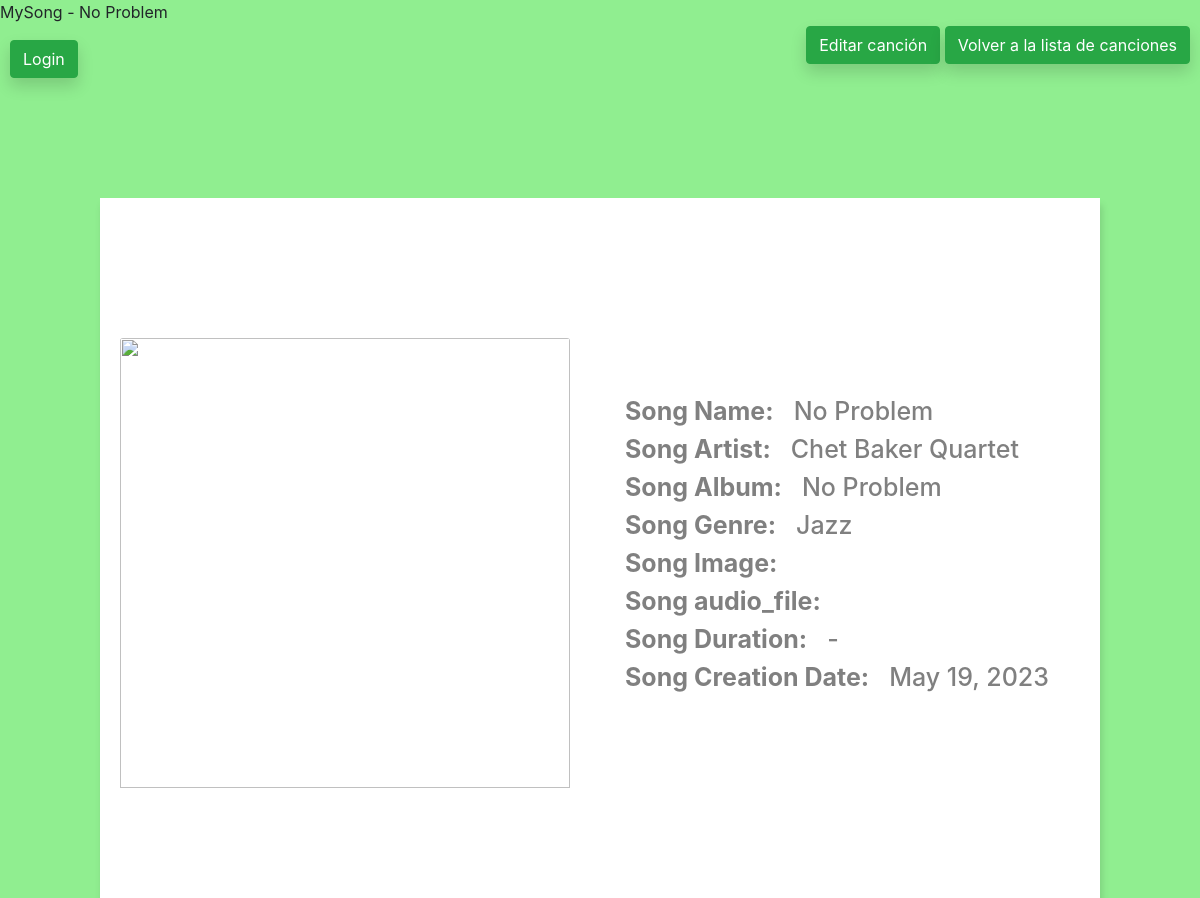
Screenshot of /songs/song/3 with the database file from the repository.
### music_app/models.py (models this page shows, shortened)
class Song(models.Model):
    name = models.TextField(max_length=100)
    author = models.ForeignKey(Author, on_delete=models.CASCADE, related_name="songs")
    album = models.ForeignKey(
        Album,
        on_delete=models.CASCADE,
        related_name="songs",
        null=True,
        blank=True,
    )
    musicalGenre = models.ForeignKey(
        MusicalGenre,
        on_delete=models.CASCADE,
        related_name="songs",
        null=True,
        blank=True,
    )
    image = models.ImageField(null=True, blank=True)
    audio_file = models.FileField(upload_to=song_file_path, blank=True, null=False, default="")
    duration = models.CharField(max_length=10, null=True, blank=True, default="-")
    date = models.DateField(default=date.today)
    class Meta:
        ordering = ["name"]

class Author(models.Model):
    name = models.TextField()
    def __str__(self):
        return self.name

class Album(models.Model):
    title = models.TextField()
    author = models.ForeignKey(
        Author, on_delete=models.PROTECT, related_name="albums", blank=False
    )
    def __str__(self):
        return self.title

class MusicalGenre(models.Model):
    genre = models.TextField(default="Other")
    def __str__(self):
        return self.genre

### music_app/views.py (the view)
# urls.py: path("song/<int:pk>", views.SongDetail.as_view(), name="song_details"),
class SongDetail(DetailView):
    model = Song
    template_name = "songs/details.html"
    context_object_name = "song"
    def get_context_data(self, **kwargs):
        context = super(SongDetail, self).get_context_data(**kwargs)
        return context

### music_app/templates/songs/details.html (shortened to what this page needs)
{% block title %}MySong - {{ song.name }}{% endblock %}
{% block content %}
<html>
<head>
    <link rel="stylesheet" href="https://stackpath.bootstrapcdn.com/bootstrap/4.5.0/css/bootstrap.min.css">
</head>
<body>
    <div id="header">
        {% block header %}
        <div class="header-container">
            {% if user.is_authenticated %}
            <div class="user-info">
                <p>User: {{ user.username }}</p>
            </div>
            <div class="logout-button">
                <a href="{% url 'logout' %}?next={{request.path}}" class="btn btn-success mt-3 shadow">Logout</a>
            </div>
            {% else %}
            <div class="logout-button">
                <a href="{% url 'login' %}?next={{request.path}}" class="btn btn-success mt-3 shadow">Login</a>
            </div>
            {% endif %}
            {% if song %}
            <div style="position: absolute; top: 10px; right: 10px;">
                <a href="{% url 'songs:edit_song' pk=song.pk %}" class="btn btn-success mt-3 shadow">Editar canción</a>
                <a href="{% url 'songs:song_list' %}" class="btn btn-success mt-3 shadow">Volver a la lista de canciones</a>
            </div>
            {% endif %}
        </div>
        {% endblock %}
    </div>
    <div class="center2">
        <div id="content">
            <div class="card-body">
                <img src="https://cms-assets.tutsplus.com/cdn-cgi/image/width=630/uploads/users/1631/posts/32859/image/album-cover-maker_5a.jpg"
                    class="card-img-top">
            </div>
            <div class="container" vocab="https://schema.org/" typeof="MusicRecording">
                <h3><b>Song Name:</b> &nbsp <span property="name" > {{song.name }} </span></h3>
                <h3><b>Song Artist:</b> &nbsp <span property="byArtist" > {{song.author }} </span></h3>
                <h3><b>Song Album:</b> &nbsp <span property="inAlbum" > {{song.album }} </span></h3>
                <h3><b>Song Genre:</b> &nbsp <span property="genre" > {{song.musicalGenre}} </span></h3>
                <h3><b>Song Image:</b> &nbsp </h3>
                <h3><b>Song audio_file:</b> &nbsp </h3>
                <h3><b>Song Duration:</b> &nbsp <span property="duration" > {{song.duration }} </span></h3>
                <h3><b>Song Creation Date:</b> &nbsp <span property="dateCreated" > {{song.date }} </span></h3>
            </div>
        </div>
    </div>
</body>
</html>
{% endblock %}

### music_app/templates/songs/details.html (style rules this page uses)
body { background-color: #90EE90; }
.center2 { float: left; display: flex; align-items: center; justify-content: center; width: 100%; height: auto; }
#content { background-color: #fff; box-shadow: 2px 7px 7px 0px rgba(0, 0, 0, 0.131); width: 1000px; height: 700px; display: flex; align-items: center; margin-top: 120px; }
.card-body { display: flex; float: left; justify-content: center; align-items: center; width: 500px; }
.card-body .card-img-top { width: 450px; height: 450px; object-fit: cover; margin-top: 30px; }
h3 { font-size: 25px; margin-left: 20px; color: grey; font-weight: 300px; }
.header-container { display: flex; align-items: center; }
.logout-button { margin-left: 10px; }

### rows the page displays
Song: name "No Problem", author "Chet Baker Quartet", album "No Problem", musicalGenre "Jazz", duration "-", date "May 19, 2023"
